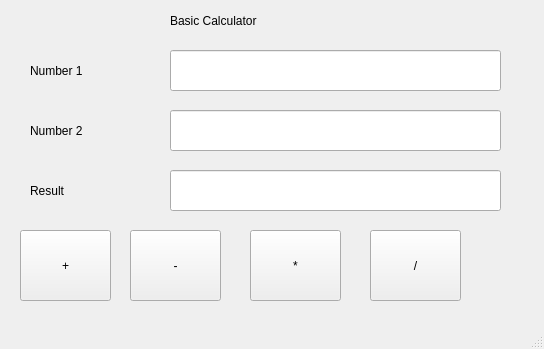
<?xml version="1.0" encoding="UTF-8"?>
<ui version="4.0">
 <class>MainWindow</class>
 <widget class="QMainWindow" name="MainWindow">
  <property name="geometry">
   <rect>
    <x>0</x>
    <y>0</y>
    <width>544</width>
    <height>349</height>
   </rect>
  </property>
  <property name="windowTitle">
   <string>MainWindow</string>
  </property>
  <widget class="QWidget" name="centralwidget">
   <widget class="QLabel" name="label">
    <property name="geometry">
     <rect>
      <x>170</x>
      <y>10</y>
      <width>191</width>
      <height>21</height>
     </rect>
    </property>
    <property name="styleSheet">
     <string notr="true">font: 75 20pt &quot;MS Shell Dlg 2&quot;;</string>
    </property>
    <property name="text">
     <string>Basic Calculator</string>
    </property>
   </widget>
   <widget class="QLabel" name="label_2">
    <property name="geometry">
     <rect>
      <x>30</x>
      <y>60</y>
      <width>191</width>
      <height>21</height>
     </rect>
    </property>
    <property name="styleSheet">
     <string notr="true">font: 75 20pt &quot;MS Shell Dlg 2&quot;;</string>
    </property>
    <property name="text">
     <string>Number 1</string>
    </property>
   </widget>
   <widget class="QLabel" name="label_3">
    <property name="geometry">
     <rect>
      <x>30</x>
      <y>120</y>
      <width>191</width>
      <height>21</height>
     </rect>
    </property>
    <property name="styleSheet">
     <string notr="true">font: 75 20pt &quot;MS Shell Dlg 2&quot;;</string>
    </property>
    <property name="text">
     <string>Number 2</string>
    </property>
   </widget>
   <widget class="QLabel" name="label_4">
    <property name="geometry">
     <rect>
      <x>30</x>
      <y>180</y>
      <width>191</width>
      <height>21</height>
     </rect>
    </property>
    <property name="styleSheet">
     <string notr="true">font: 75 20pt &quot;MS Shell Dlg 2&quot;;</string>
    </property>
    <property name="text">
     <string>Result</string>
    </property>
   </widget>
   <widget class="QLineEdit" name="lineEdit">
    <property name="geometry">
     <rect>
      <x>170</x>
      <y>50</y>
      <width>331</width>
      <height>41</height>
     </rect>
    </property>
    <property name="styleSheet">
     <string notr="true">font: 18pt &quot;MS Shell Dlg 2&quot;;</string>
    </property>
   </widget>
   <widget class="QLineEdit" name="lineEdit_2">
    <property name="geometry">
     <rect>
      <x>170</x>
      <y>110</y>
      <width>331</width>
      <height>41</height>
     </rect>
    </property>
    <property name="styleSheet">
     <string notr="true">font: 18pt &quot;MS Shell Dlg 2&quot;;</string>
    </property>
   </widget>
   <widget class="QLineEdit" name="lineEdit_3">
    <property name="geometry">
     <rect>
      <x>170</x>
      <y>170</y>
      <width>331</width>
      <height>41</height>
     </rect>
    </property>
    <property name="styleSheet">
     <string notr="true">font: 18pt &quot;MS Shell Dlg 2&quot;;</string>
    </property>
   </widget>
   <widget class="QPushButton" name="pushButton">
    <property name="geometry">
     <rect>
      <x>20</x>
      <y>230</y>
      <width>91</width>
      <height>71</height>
     </rect>
    </property>
    <property name="styleSheet">
     <string notr="true">font: 75 22pt &quot;MS Shell Dlg 2&quot;;</string>
    </property>
    <property name="text">
     <string>+</string>
    </property>
   </widget>
   <widget class="QPushButton" name="pushButton_2">
    <property name="geometry">
     <rect>
      <x>130</x>
      <y>230</y>
      <width>91</width>
      <height>71</height>
     </rect>
    </property>
    <property name="styleSheet">
     <string notr="true">font: 75 22pt &quot;MS Shell Dlg 2&quot;;</string>
    </property>
    <property name="text">
     <string>-</string>
    </property>
   </widget>
   <widget class="QPushButton" name="pushButton_3">
    <property name="geometry">
     <rect>
      <x>250</x>
      <y>230</y>
      <width>91</width>
      <height>71</height>
     </rect>
    </property>
    <property name="styleSheet">
     <string notr="true">font: 75 22pt &quot;MS Shell Dlg 2&quot;;</string>
    </property>
    <property name="text">
     <string>*</string>
    </property>
   </widget>
   <widget class="QPushButton" name="pushButton_4">
    <property name="geometry">
     <rect>
      <x>370</x>
      <y>230</y>
      <width>91</width>
      <height>71</height>
     </rect>
    </property>
    <property name="styleSheet">
     <string notr="true">font: 75 22pt &quot;MS Shell Dlg 2&quot;;</string>
    </property>
    <property name="text">
     <string>/</string>
    </property>
   </widget>
  </widget>
  <widget class="QMenuBar" name="menubar">
   <property name="geometry">
    <rect>
     <x>0</x>
     <y>0</y>
     <width>544</width>
     <height>21</height>
    </rect>
   </property>
  </widget>
  <widget class="QStatusBar" name="statusbar"/>
 </widget>
 <resources/>
 <connections/>
</ui>
